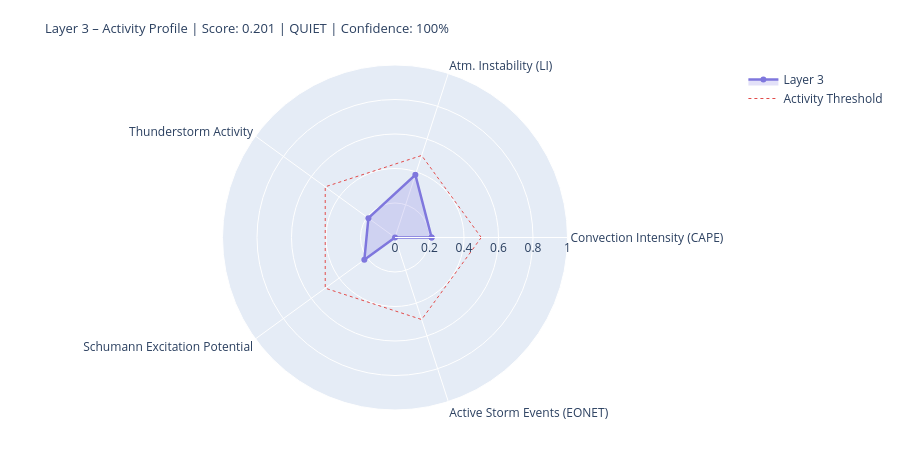

Here is the notebook cell this chart was saved with:
### Markdown cell above
---
## 4. State Assessment & Handoff to Layer 4/5

### Code cell
# ============================================================
# LAYER-3-SCORE
# Five dynamic components
# ============================================================

def norm(v, lo, hi):
    if v is None or (isinstance(v, float) and math.isnan(v)): return None
    return round(max(0.0, min(1.0, (v - lo) / (hi - lo))), 4)

# --- 1) Convection intensity (global CAPE mean) ---
cape_mean = df_atm['cape'].dropna().mean() if not df_atm.empty else None
conv_score = norm(cape_mean, 0, 3000)
conv_src   = 'primary' if cape_mean is not None else 'missing'

# --- 2) Atmospheric instability (LI mean) ---
li_mean   = df_atm['li'].dropna().mean() if not df_atm.empty else None
# Negative LI = unstable → higher score
instab_score = norm(-li_mean if li_mean is not None else None, -6, 6)
instab_src   = 'primary' if li_mean is not None else 'missing'

# --- 3) Thunderstorm activity (mean thunder score + WMO count) ---
thunder_mean = df_atm['thunder_score'].mean() if not df_atm.empty else None
n_thunder    = int(df_atm['thunderstorm'].sum()) if not df_atm.empty else 0
thunder_score_val = norm(
    (thunder_mean or 0) * 0.7 + n_thunder * 0.1, 0, 1.0
) if thunder_mean is not None else None
thunder_src = 'primary'

# --- 4) Schumann excitation potential (weighted Schumann contribution) ---
schumann_pot = df_atm['schumann_contribution'].mean() if not df_atm.empty else None
# Boosted by Layer-2 thunderstorm trigger
if schumann_pot is not None and l2_thunder:
    schumann_pot = min(1.0, schumann_pot * 1.2)
schumann_score = norm(schumann_pot, 0, 1.0) if schumann_pot is not None else None
schumann_src   = 'derived'

# --- 5) Storm activity (NASA EONET) ---
# Distinction: None = data not loaded, 0.0 = loaded but no events
storm_score = None
storm_src   = 'missing'
if raw.get('storms') is not None:          # API reached successfully
    storm_score = norm(len(storm_events), 0, 30) if storm_events else 0.0
    storm_src   = 'primary'

# X-Ray and Kp: context only, not in dynamic score
# (X-Ray = Layer-0/4 driver; Kp = geomagnetic index, not a lightning proxy)
xray_context = None
if raw.get('xray'):
    df_xc = pd.DataFrame(raw['xray'])
    fc = next((c for c in df_xc.columns
               if any(k in c.lower() for k in ['flux','long']) and 'time' not in c.lower()),
              df_xc.columns[1])
    df_xc[fc] = pd.to_numeric(df_xc[fc], errors='coerce')
    xray_last = df_xc[fc].dropna().iloc[-1] if not df_xc[fc].dropna().empty else None
    if xray_last:
        xray_class = ('X' if xray_last>=1e-4 else 'M' if xray_last>=1e-5
                      else 'C' if xray_last>=1e-6 else 'B')
        xray_context = {'flux': float(xray_last), 'class': xray_class}
        print(f'X-Ray context: {xray_class}-class ({xray_last:.2e} W/m²)')

# --- Aggregate ---
COMPONENTS = {
    'Convection Intensity (CAPE)':  {'score': conv_score,       'source': conv_src,    'dynamic': True},
    'Atm. Instability (LI)':         {'score': instab_score,     'source': instab_src,  'dynamic': True},
    'Thunderstorm Activity':              {'score': thunder_score_val, 'source': thunder_src, 'dynamic': True},
    'Schumann Excitation Potential':   {'score': schumann_score,   'source': schumann_src,'dynamic': True},
    'Active Storm Events (EONET)': {'score': storm_score,      'source': storm_src,   'dynamic': True},
}

available   = {k: v['score'] for k, v in COMPONENTS.items() if v['score'] is not None}
unavailable = [k for k, v in COMPONENTS.items() if v['score'] is None]
layer3_score = round(sum(available.values()) / len(available), 4) if available else None
confidence   = round(len(available) / len(COMPONENTS), 2)
level = ('unknown' if layer3_score is None
         else 'quiet'   if layer3_score < 0.3
         else 'moderate' if layer3_score < 0.6
         else 'active')
dominant_l3 = max(available, key=available.get) if available else 'none'

# --- Ausgabe ---
W = 68
print('=' * W)
print('LAYER 3 – ATMOSPHERE / WEATHER / THUNDERSTORMS – STATE ASSESSMENT')
print('=' * W)
for name, comp in COMPONENTS.items():
    s = comp['score']
    if s is not None:
        bar = '█' * int(s * 20) + '░' * (20 - int(s * 20))
        print(f'  {name:<36} {bar}  {s:.3f}  [{comp["source"]}]')
    else:
        print(f'  {name:<36} {"─" * 20}  n/a   [missing]')
print('-' * W)
print(f'  Score:        {layer3_score:.3f}  ({len(available)}/{len(COMPONENTS)} components)')
print(f'  Confidence:   {confidence:.0%}')
print(f'  Level:        {level.upper()}')
print(f'  Dominant:     {dominant_l3}')
print(f'  CAPE mean:    {cape_mean:.0f} J/kg' if cape_mean else '  CAPE mean:    n/a')
print(f'  LI mean:      {li_mean:.1f} K' if li_mean is not None else '  LI mean:      n/a')
print(f'  Thunderstorms:{n_thunder} points (WMO)  +  {len(storm_events)} NASA EONET')
print('=' * W)

# Radar
cats   = list(available.keys())
vals_r = list(available.values())
if len(cats) >= 3:
    fig = go.Figure()
    fig.add_trace(go.Scatterpolar(
        r=vals_r + [vals_r[0]], theta=cats + [cats[0]],
        fill='toself', fillcolor='rgba(127,119,221,0.22)',
        line=dict(color='#7F77DD', width=2.5), name='Layer 3'
    ))
    fig.add_trace(go.Scatterpolar(
        r=[0.5] * (len(cats)+1), theta=cats + [cats[0]],
        line=dict(color='#E24B4A', dash='dot', width=1),
        mode='lines', name='Activity Threshold'
    ))
    fig.update_layout(
        title=dict(
            text=f'Layer 3 – Activity Profile | Score: {layer3_score:.3f} | {level.upper()} | Confidence: {confidence:.0%}',
            font=dict(size=13)
        ),
        polar=dict(radialaxis=dict(visible=True, range=[0, 1])),
        height=450, showlegend=True,
        margin=dict(l=60, r=60, t=65, b=40)
    )
    fig.show()

### Figure 1 — Plotly figure (JSON) as saved in the notebook; plotly's stock layout.template omitted (floating-point values rounded to 4 significant figures)
{"data": [{"fill": "toself", "fillcolor": "rgba(127,119,221,0.22)", "line": {"color": "#7F77DD", "width": 2.5}, "name": "Layer 3", "r": [0.2122, 0.3819, 0.1905, 0.2198, 0.0, 0.2122], "theta": ["Convection Intensity (CAPE)", "Atm. Instability (LI)", "Thunderstorm Activity", "Schumann Excitation Potential", "Active Storm Events (EONET)", "Convection Intensity (CAPE)"], "type": "scatterpolar"}, {"line": {"color": "#E24B4A", "dash": "dot", "width": 1}, "mode": "lines", "name": "Activity Threshold", "r": [0.5, 0.5, 0.5, 0.5, 0.5, 0.5], "theta": ["Convection Intensity (CAPE)", "Atm. Instability (LI)", "Thunderstorm Activity", "Schumann Excitation Potential", "Active Storm Events (EONET)", "Convection Intensity (CAPE)"], "type": "scatterpolar"}], "layout": {"height": 450, "margin": {"b": 40, "l": 60, "r": 60, "t": 65}, "polar": {"radialaxis": {"range": [0, 1], "visible": true}}, "showlegend": true, "title": {"font": {"size": 13}, "text": "Layer 3 – Activity Profile | Score: 0.201 | QUIET | Confidence: 100%"}}}
